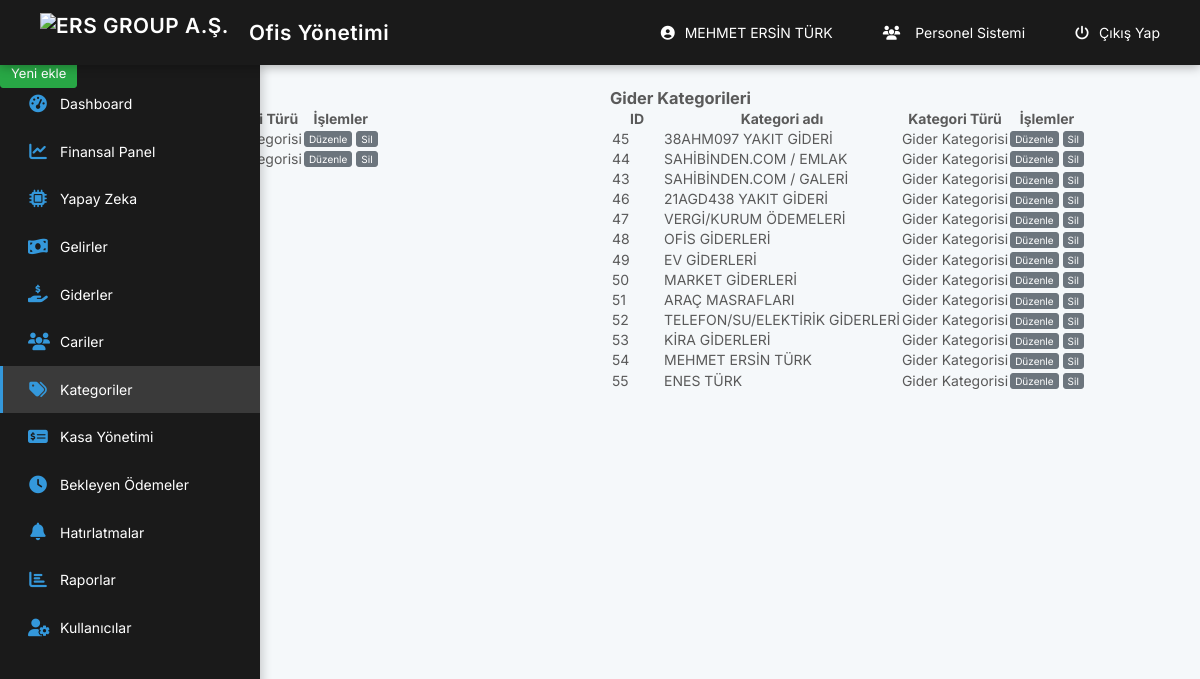
Screenshot of /muhasebe/categories.php (signed in) with the database file from the repository.
### tables this page shows
CREATE TABLE `users` (
  `id` int(11) NOT NULL,
  `fullname` text NOT NULL,
  `phone` text NOT NULL,
  `email` text NOT NULL,
  `password` text NOT NULL,
  `uniqid` text NOT NULL,
  `status` tinyint(1) NOT NULL
);

CREATE TABLE `categories` (
  `id` int(11) NOT NULL,
  `title` text NOT NULL,
  `type` enum('income','expense') NOT NULL DEFAULT 'expense'
);

### muhasebe/_class/class.php (called while the page is built, shortened)
<?php
class PIA {
	static $pdo = null;
	static $charset = 'UTF8';
	static $last_stmt = null;
	public static function instance(){
		return
		self::$pdo == null ?
		self::init() :
		self::$pdo;
	}
	public static function init(){
		self::$pdo = new PDO(
			'mysql:host=' . MYSQL_HOST .';dbname=' . MYSQL_DB,
			MYSQL_USER,
			MYSQL_PASS
		);
		self::$pdo->exec('SET NAMES `' . self::$charset . '`');
		self::$pdo->setAttribute(PDO::ATTR_DEFAULT_FETCH_MODE, PDO::FETCH_OBJ);
		return self::$pdo;
	}
	public static function query($query, $bindings = null){
		if(is_null($bindings)){
			if(!self::$last_stmt = self::instance()->query($query))
			return false;
		}else{
			self::$last_stmt = self::prepare($query);
			if(!self::$last_stmt->execute($bindings))
			return false;
		}
		return self::$last_stmt;
	}
	public static function get_row($query, $bindings = null){
		if(!$stmt = self::query($query, $bindings))
		return false;
		return $stmt->fetch();
	}
	public static function control($theValue, $theType, $strip_tags=false) {
		$theValue = addslashes(trim($theValue)) ;
		switch ($theType) {
			case "text":
				$theValue = ($theValue != "") ? "'" . $theValue . "'" : "NULL";
			break;
		}
		return $theValue;
	}
}
$pia = New PIA;
?>

### muhasebe/_class/config.php (called while the page is built, shortened)
<?php
require('class.php');
if(isset($_COOKIE['admin_id'])){
	$uniqid =  $pia->control($_COOKIE['admin_id'],'text');
	$admin = $pia->get_row("SELECT * FROM users WHERE uniqid=$uniqid");
}
?>

### muhasebe/categories.php (the view, shortened to what this page needs)
<?php require('_class/config.php'); require('session.php');  ?>
<!DOCTYPE html>
<html>
     <head>
          <?php  require('_inc/head.php');    ?>
     </head>
     <body >
            <?php require('_inc/header.php'); ?>
            <section class="content">
                        <div class="title">
                              <div class="left">
                                    <h1>Kategoriler</h1>
                                    <ul class="breadcrumb">
                                          <li><a href="main.php">Anasayfa</a></li>
                                          <li><a href="categories.php">Kategoriler</a></li>
                                    </ul>
                              </div>
                              <div class="right"><a href="categories.php?add" class="btn-success btn-sm">Yeni ekle</a></div>
                        </div>
<div style="display: flex; gap: 20px; justify-content: space-between;">
    <div style="flex: 1;">
        <h3>Gelir Kategorileri</h3>
        <table class="table">
            <thead>
                <tr>
                    <th width="50px">ID</th>
                    <th>Kategori adı</th>
                    <th>Kategori Türü</th>
                    <th>İşlemler</th>
                </tr>
            </thead>
            <tbody>
                <?php
                $income_list = $pia->query("SELECT * FROM categories WHERE type='income'");
                foreach($income_list as $item){
                ?>
                <tr>
                    <td><?=$item->id;?></td>
                    <td><?=$item->title;?></td>
                    <td>Gelir Kategorisi</td>
                    <td>
                        <a href="categories.php?edit=<?=$item->id;?>" class="btn-default btn-xs">Düzenle</a>
                        <a onclick="_delete('categories', <?=$item->id;?>);" class="btn-default btn-xs">Sil</a>
                    </td>
                </tr>
                <?php } ?>
            </tbody>
        </table>
    </div>
    <div style="flex: 1;">
        <h3>Gider Kategorileri</h3>
        <table class="table">
            <thead>
                <tr>
                    <th width="50px">ID</th>
                    <th>Kategori adı</th>
                    <th>Kategori Türü</th>
                    <th>İşlemler</th>
                </tr>
            </thead>
            <tbody>
                <?php
                $expense_list = $pia->query("SELECT * FROM categories WHERE type='expense'");
                foreach($expense_list as $item){
                ?>
                <tr>
                    <td><?=$item->id;?></td>
                    <td><?=$item->title;?></td>
                    <td>Gider Kategorisi</td>
                    <td>
                        <a href="categories.php?edit=<?=$item->id;?>" class="btn-default btn-xs">Düzenle</a>
                        <a onclick="_delete('categories', <?=$item->id;?>);" class="btn-default btn-xs">Sil</a>
                    </td>
                </tr>
                <?php } ?>
            </tbody>
        </table>
    </div>
</div>
           </section>
     </body>
</html>

### muhasebe/_inc/header.php (shortened to what this page needs)
<header class="header">
    <a href="https://ersinemlak.com.tr" class="logo">
        <img src="../logo1.png" alt="ERS GROUP A.Ş." class="logo-img"> Ofis Yönetimi
    </a>
    <div class="header-right">
        <a href="users.php?edit=<?=$admin->id;?>" class="user-link">
            <i class="fas fa-user-circle"></i> <?=$admin->fullname;?>
        </a>
        <a href="../personel/" class="personnel-link">
            <i class="fas fa-users"></i> Personel Sistemi
        </a>
        <a href="logout.php" class="logout-link">
            <i class="fas fa-power-off"></i> Çıkış Yap
        </a>
    </div>
</header>
<div class="sidebar">
    <nav class="sidebar-nav">
        <ul>
            <li>
                <a href="main.php">
                    <i class="fas fa-tachometer-alt"></i>
                    <span>Dashboard</span>
                </a>
            </li>
            <li>
                <a href="financial_dashboard.php">
                    <i class="fas fa-chart-line"></i>
                    <span>Finansal Panel</span>
                </a>
            </li>
            <li>
                <a href="chatbot.php">
                    <i class="fas fa-microchip"></i>
                    <span>Yapay Zeka</span>
                </a>
            </li>
            <li>
                <a href="income.php">
                    <i class="fas fa-money-bill-wave"></i>
                    <span>Gelirler</span>
                </a>
            </li>
            <li>
                <a href="expense.php">
                    <i class="fas fa-hand-holding-usd"></i>
                    <span>Giderler</span>
                </a>
            </li>
            <li>
                <a href="customers.php">
                    <i class="fas fa-users"></i>
                    <span>Cariler</span>
                </a>
            </li>
            <li>
                <a href="categories.php">
                    <i class="fas fa-tags"></i>
                    <span>Kategoriler</span>
                </a>
            </li>
            <li>
    <a href="safes.php">
        <i class="fas fa-money-check-alt"></i>
        <span>Kasa Yönetimi</span>
    </a>
</li>
            <li>
                <a href="pending_payments.php">
                    <i class="fas fa-clock"></i>
                    <span>Bekleyen Ödemeler</span>
                </a>
            </li>
            <li>
                <a href="reminders.php">
                    <i class="fas fa-bell"></i>
                    <span>Hatırlatmalar</span>
                </a>
            </li>
            <li>
                <a href="reports.php">
                    <i class="fas fa-chart-bar"></i>
                    <span>Raporlar</span>
                </a>
            </li>
            <li>
                <a href="users.php">
                    <i class="fas fa-user-cog"></i>
                    <span>Kullanıcılar</span>
                </a>
            </li>
        </ul>
    </nav>
</div>

### muhasebe/_inc/header.php (style rules this page uses)
.logo { display: flex; align-items: center; text-decoration: none; }
.logo-img { height: 40px; margin-right: 10px; object-fit: contain; }
.personnel-link { display: inline-flex; align-items: center; padding: 0 15px; color: #333; text-decoration: none; transition: color 0.3s ease; }
.personnel-link i { margin-right: 5px; }
:root { --primary-color: #1a1a1a; --secondary-color: #2d2d2d; --accent-color: #3498db; --text-color: #ffffff; --hover-color: #3a3a3a; --sidebar-width: 260px; --header-height: 65px; }
.header { background: var(--primary-color); height: var(--header-height); position: fixed; top: 0; left: 0; right: 0; z-index: 1000; display: flex; justify-content: space-between; align-items: center; padding: 0 25px; box-shadow: 0 2px 10px rgba(0,0,0,0.3); }
.header a { color: var(--text-color); text-decoration: none; padding: 10px 15px; border-radius: 8px; transition: all 0.3s ease; display: flex; align-items: center; gap: 10px; }
.header-right { display: flex; align-items: center; gap: 20px; }
.logo { font-size: 1.3rem; font-weight: 600; letter-spacing: 0.5px; }
.sidebar { background: var(--primary-color); width: var(--sidebar-width); height: calc(100vh - var(--header-height)); position: fixed; top: var(--header-height); left: 0; overflow-y: auto; transition: all 0.3s ease; box-shadow: 2px 0 10px rgba(0,0,0,0.2); }
.sidebar-nav ul { list-style: none; padding: 15px 0; margin: 0; }
.sidebar-nav li a { display: flex; align-items: center; padding: 15px 25px; color: var(--text-color); text-decoration: none; transition: all 0.3s ease; border-left: 3px solid transparent; }
.sidebar-nav i { margin-right: 12px; width: 20px; text-align: center; font-size: 1.1rem; color: var(--accent-color); }

### rows the page displays
users: fullname "MEHMET ERSİN TÜRK"
categories: id "45", title "38AHM097 YAKIT GİDERİ"
categories: id "44", title "SAHİBİNDEN.COM / EMLAK"
categories: id "43", title "SAHİBİNDEN.COM / GALERİ"
categories: id "46", title "21AGD438 YAKIT GİDERİ"
categories: id "47", title "VERGİ/KURUM ÖDEMELERİ"
categories: id "48", title "OFİS GİDERLERİ"
categories: id "49", title "EV GİDERLERİ"
categories: id "50", title "MARKET GİDERLERİ"
categories: id "51", title "ARAÇ MASRAFLARI"
categories: id "52", title "TELEFON/SU/ELEKTİRİK GİDERLERİ"
categories: id "53", title "KİRA GİDERLERİ"
categories: id "54", title "MEHMET ERSİN TÜRK"
categories: id "55", title "ENES TÜRK"
